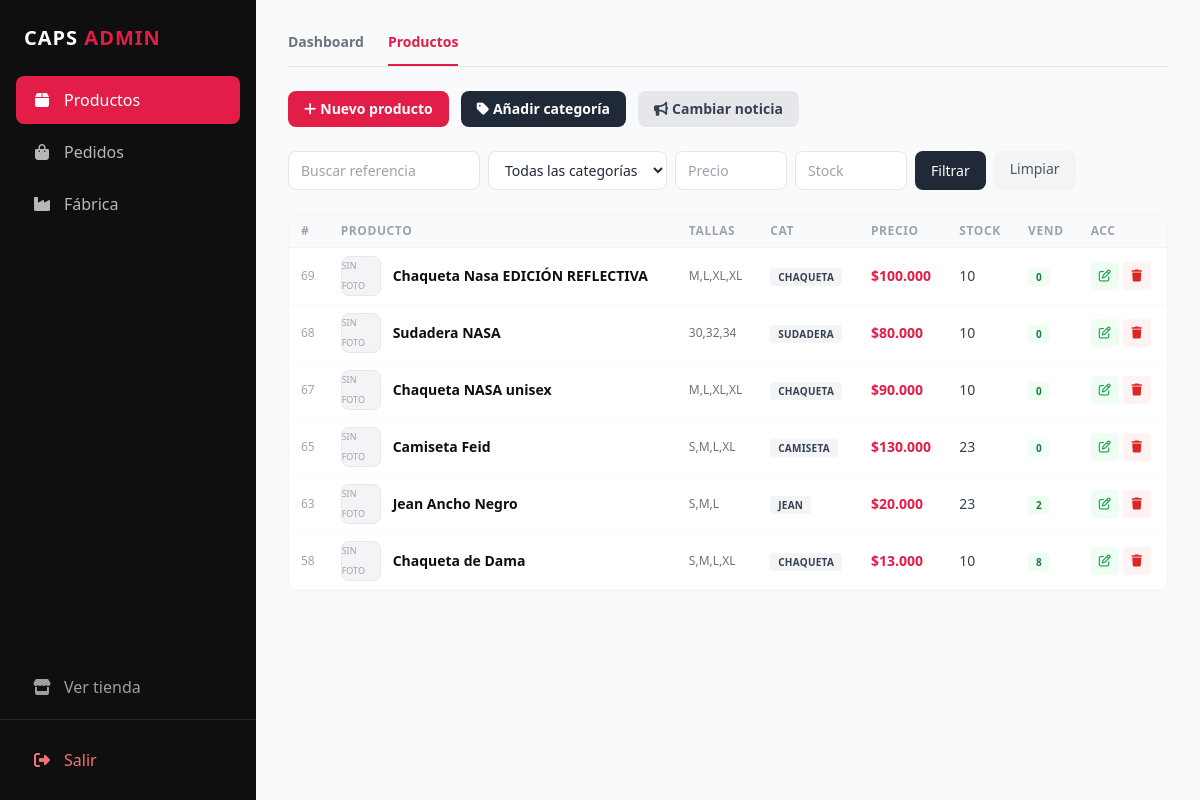
The app's page /panel/productos/index.php?tab=productos (signed in) with its own data.
### tables this page shows
CREATE TABLE `productos` (
  `id` int(11) NOT NULL,
  `referencia` varchar(200) NOT NULL,
  `categoria_id` varchar(200) NOT NULL,
  `foto` varchar(200) NOT NULL,
  `tallas` varchar(200) NOT NULL,
  `precio` float NOT NULL,
  `stock` int(11) NOT NULL,
  `estado` tinyint(1) NOT NULL,
  `fecha` date NOT NULL,
  `descripcion` varchar(200) NOT NULL
);

CREATE TABLE `categorias` (
  `id` int(11) NOT NULL,
  `categoria` varchar(200) NOT NULL
);

### src/Helpers/Paths.php (called while the page is built, shortened)
<?php
if (!function_exists('project_path')) {
    function project_path($path = '')
    {
        $basePath = dirname(__DIR__, 2);
        return $basePath . '/' . ltrim($path, '/');
    }
}
if (!function_exists('config_path')) {
    function config_path($path = '')
    {
        return project_path('config/' . ltrim($path, '/'));
    }
}

### src/Models/Productos.php (called while the page is built, shortened)
<?php
require_once __DIR__ . '/../Helpers/Paths.php';
class Productos
{
    private $cn = null;
    public function __construct()
    {
        $this->config = parse_ini_file(config_path('config.ini'));
        $this->cn = new PDO($this->config['dns'], $this->config['usuario'], $this->config['clave'], array(
            PDO::MYSQL_ATTR_INIT_COMMAND => 'SET NAMES utf8'
        ));
    }
    public function mostrar(): array
    {
        $sql = " SELECT productos.id, productos.referencia, productos.foto, productos.categoria_id,
        productos.precio, productos.stock, categorias.categoria, productos.tallas,
        COALESCE(SUM(dp.cantidad), 0) AS cantidad_vendida
        FROM `productos`
        INNER JOIN `categorias` ON productos.categoria_id = categorias.id
        LEFT JOIN `detalle_pedidos` dp ON dp.producto_id = productos.id
        GROUP BY productos.id
        ORDER BY productos.id DESC ";
        $resultado = $this->cn->prepare($sql);
        if ($resultado->execute())
            return $resultado->fetchAll();
        return false;
    }
}

### panel/productos/index.php (the view, shortened to what this page needs)
<?php
$producto = new capsweb\Productos;
$info_producto = $producto->mostrar();
$referencia = $_GET['referencia'] ?? '';
$categoria  = $_GET['categoria'] ?? '';
$precio     = $_GET['precio'] ?? '';
$stock      = $_GET['stock'] ?? '';
$tab        = $_GET['tab'] ?? 'dashboard';
$resultadosFiltrados = [];
foreach ($info_producto as $item) {
  if ((empty($referencia) || stripos($item['referencia'], $referencia) !== false)
    && (empty($categoria) || $item['categoria'] == $categoria)
    && (empty($precio) || $item['precio'] == $precio)
    && (empty($stock) || $item['stock'] == $stock)) {
    $resultadosFiltrados[] = $item;
  }
}
$elementosPorPagina = 10;
$paginaActual = isset($_GET['page']) ? max(1, intval($_GET['page'])) : 1;
$inicio = ($paginaActual - 1) * $elementosPorPagina;
$listaProductosPaginada = array_slice($resultadosFiltrados, $inicio, $elementosPorPagina);
?>
<!DOCTYPE html>
<html lang="es">
<head>
  <script src="https://cdn.tailwindcss.com"></script>
  <link rel="stylesheet" href="https://cdnjs.cloudflare.com/ajax/libs/font-awesome/6.5.0/css/all.min.css">
</head>
<body class="bg-gray-50 text-gray-800">
<div class="flex min-h-screen">
<?php $activePage = 'productos'; include __DIR__ . '/../templates/sidebar.php'; ?>
<main class="flex-1 p-6 lg:p-8 overflow-y-auto">
<div class="mb-6 border-b border-gray-200">
  <div class="flex gap-6">
    <a href="?tab=dashboard" id="tab-dashboard" class="pb-3 text-sm font-bold border-b-2 transition <?= $tab === 'dashboard' ? 'text-brand-accent border-brand-accent' : 'text-gray-500 hover:text-brand-900 border-transparent' ?>">Dashboard</a>
    <a href="?tab=productos" id="tab-productos" class="pb-3 text-sm font-bold border-b-2 transition <?= $tab === 'productos' ? 'text-brand-accent border-brand-accent' : 'text-gray-500 hover:text-brand-900 border-transparent' ?>">Productos</a>
  </div>
</div>
<div id="section-productos" <?= $tab === 'productos' ? '' : 'class="hidden"' ?>>
  <div class="flex flex-wrap gap-3 mb-6">
    <button onclick="openModal('registerModal')" class="bg-brand-accent text-white px-4 py-2 rounded-lg font-semibold hover:bg-rose-700 transition text-sm">
      <i class="fa-solid fa-plus mr-1"></i>Nuevo producto
    </button>
    <button onclick="openModal('registerCategoriaModal')" class="bg-gray-800 text-white px-4 py-2 rounded-lg font-semibold hover:bg-gray-700 transition text-sm">
      <i class="fa-solid fa-tag mr-1"></i>Añadir categoría
    </button>
    <button onclick="openModal('cambiarNewsModal')" class="bg-gray-200 text-gray-700 px-4 py-2 rounded-lg font-semibold hover:bg-gray-300 transition text-sm">
      <i class="fa-solid fa-bullhorn mr-1"></i>Cambiar noticia
    </button>
  </div>
  <form class="flex flex-wrap gap-2 mb-6" method="GET" action="">
    <input type="text" name="referencia" value="<?= htmlspecialchars($referencia) ?>" placeholder="Buscar referencia" class="border border-gray-200 rounded-lg px-3 py-2 text-sm outline-none focus:border-brand-accent w-48">
    <select name="categoria" class="border border-gray-200 rounded-lg px-3 py-2 text-sm outline-none focus:border-brand-accent bg-white">
      <option value="">Todas las categorías</option>
    </select>
    <input type="number" name="precio" value="<?= htmlspecialchars($precio) ?>" placeholder="Precio" class="border border-gray-200 rounded-lg px-3 py-2 text-sm outline-none focus:border-brand-accent w-28">
    <input type="number" name="stock" value="<?= htmlspecialchars($stock) ?>" placeholder="Stock" class="border border-gray-200 rounded-lg px-3 py-2 text-sm outline-none focus:border-brand-accent w-28">
    <button type="submit" class="bg-gray-800 text-white px-4 py-2 rounded-lg text-sm hover:bg-gray-700 transition">Filtrar</button>
    <a href="?tab=productos" class="bg-gray-100 text-gray-600 px-4 py-2 rounded-lg text-sm hover:bg-gray-200 transition">Limpiar</a>
  </form>
  <div class="bg-white rounded-xl border border-gray-100 overflow-x-auto">
    <table class="w-full text-sm">
      <thead class="bg-gray-50 border-b border-gray-100">
        <tr>
          <th class="text-left px-3 py-2 text-xs font-bold text-gray-400 uppercase tracking-wider">#</th>
          <th class="text-left px-3 py-2 text-xs font-bold text-gray-400 uppercase tracking-wider">Producto</th>
          <th class="text-left px-3 py-2 text-xs font-bold text-gray-400 uppercase tracking-wider">Tallas</th>
          <th class="text-left px-3 py-2 text-xs font-bold text-gray-400 uppercase tracking-wider">Cat</th>
          <th class="text-left px-3 py-2 text-xs font-bold text-gray-400 uppercase tracking-wider">Precio</th>
          <th class="text-left px-3 py-2 text-xs font-bold text-gray-400 uppercase tracking-wider">Stock</th>
          <th class="text-left px-3 py-2 text-xs font-bold text-gray-400 uppercase tracking-wider">Vend</th>
          <th class="text-left px-3 py-2 text-xs font-bold text-gray-400 uppercase tracking-wider">Acc</th>
        </tr>
      </thead>
      <tbody>
        <?php if (count($listaProductosPaginada) > 0) { foreach ($listaProductosPaginada as $item) { ?>
          <tr class="border-b border-gray-50 hover:bg-gray-50 transition group">
            <td class="px-3 py-2 text-xs text-gray-400"><?= $item['id'] ?></td>
            <td class="px-3 py-2">
              <div class="flex items-center gap-3">
                <div class="w-10 h-10 rounded-lg overflow-hidden bg-gray-100 flex-shrink-0 border border-gray-200">
                  <?php $fotoPath = __DIR__ . '/../../public/upload/' . $item['foto']; if (file_exists($fotoPath)) { ?>
                    <img src="../../upload/<?= htmlspecialchars($item['foto']) ?>" class="w-full h-full object-cover">
                  <?php } else { ?><div class="w-full h-full flex items-center justify-center text-gray-400 text-[9px]">SIN FOTO</div><?php } ?>
                </div>
                <span class="font-semibold text-brand-900 text-sm"><?= htmlspecialchars($item['referencia']) ?></span>
              </div>
            </td>
            <td class="px-3 py-2 text-xs text-gray-500"><?= htmlspecialchars($item['tallas']) ?></td>
            <td class="px-3 py-2"><span class="bg-gray-100 text-gray-700 px-2 py-0.5 rounded text-[10px] font-bold uppercase tracking-wide"><?= htmlspecialchars($item['categoria']) ?></span></td>
            <td class="px-3 py-2 text-sm font-bold text-brand-accent">$<?= number_format($item['precio'], 0, ',', '.') ?></td>
            <td class="px-3 py-2 text-sm text-gray-700"><?= (int)$item['stock'] ?></td>
            <td class="px-3 py-2"><span class="bg-green-50 text-green-700 px-2 py-0.5 rounded text-[10px] font-bold"><?= (int)$item['cantidad_vendida'] ?></span></td>
            <td class="px-3 py-2">
              <div class="flex gap-1">
                <button onclick="openModal('editModal-<?= $item['id'] ?>')" class="w-7 h-7 rounded bg-green-50 text-green-600 hover:bg-green-100 flex items-center justify-center transition" title="Editar"><i class="fa-regular fa-pen-to-square text-xs"></i></button>
                <button onclick="openModal('deleteModal-<?= $item['id'] ?>')" class="w-7 h-7 rounded bg-red-50 text-red-600 hover:bg-red-100 flex items-center justify-center transition" title="Eliminar"><i class="fa-solid fa-trash text-xs"></i></button>
              </div>
            </td>
          </tr>
        <?php }} else { ?>
          <tr><td colspan="8" class="px-4 py-8 text-center text-gray-400 text-sm">NO HAY REGISTROS</td></tr>
        <?php } ?>
      </tbody>
    </table>
  </div>
</div>
</div>
</body>
</html>

### records on screen
productos: id "69", shows "SIN FOTO", referencia "Chaqueta Nasa EDICIÓN REFLECTIVA", tallas "M,L,XL,XL", categoria.categoria "CHAQUETA", precio "100.000", stock "10", cantidad_vendida "0"
productos: id "68", shows "SIN FOTO", referencia "Sudadera NASA", tallas "30,32,34", categoria.categoria "SUDADERA", precio "80.000", stock "10", cantidad_vendida "0"
productos: id "67", shows "SIN FOTO", referencia "Chaqueta NASA unisex", tallas "M,L,XL,XL", categoria.categoria "CHAQUETA", precio "90.000", stock "10", cantidad_vendida "0"
productos: id "65", shows "SIN FOTO", referencia "Camiseta Feid", tallas "S,M,L,XL", categoria.categoria "CAMISETA", precio "130.000", stock "23", cantidad_vendida "0"
productos: id "63", shows "SIN FOTO", referencia "Jean Ancho Negro", tallas "S,M,L", categoria.categoria "JEAN", precio "20.000", stock "23", cantidad_vendida "2"
productos: id "58", shows "SIN FOTO", referencia "Chaqueta de Dama", tallas "S,M,L,XL", categoria.categoria "CHAQUETA", precio "13.000", stock "10", cantidad_vendida "8"
